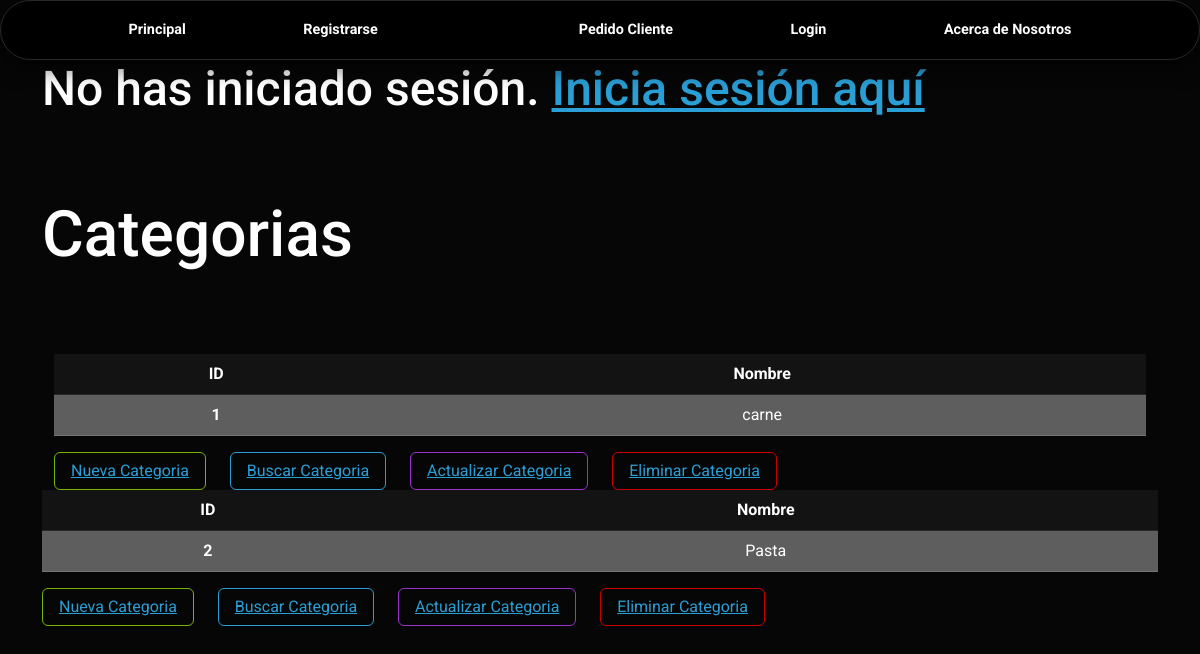
Page /categorias/ on the committed database.
### App/models.py (models this page shows, shortened)
class Categoria(models.Model):
    nombre = models.CharField(max_length=50)

### App/views.py (the view)
# urls.py: path('categorias/', views.mostrar_categoria, name='Categoria'),
def mostrar_categoria(request):
    categoria = Categoria.objects.all()
    context = {'categoria': categoria}
    return render(request, 'App/Categoria.html', context)

### App/templates/App/Categoria.html (shortened to what this page needs)
{% extends 'App/base.html' %}
{% load static %}
{% block codigoDinamico %}
<div class="container"transition-style="in:wipe:up">
    <h1> Categorias </h1> <br> <br> <br>
{% for categoria in categoria %}
    <div class="container"transition-style="in:wipe:up">
        <table class="table table-hover text-center">
            <tbody>
                <th scope="col">ID</th>
                <th scope="col">Nombre</th>
                <tr class="table-secondary text-center">
                    <th>  {{ categoria.id }}</th>
                    <td>  {{ categoria.nombre }}</td>
            </tbody>
        </table>
    </div>
    <div class="container">
        <button type="button" class="btn btn-outline-success">
            <a href="{% url 'Crear Categoria' %}">Nueva Categoria</a>
        </button> &nbsp; &nbsp;&nbsp;
        <button type="button" class="btn btn-outline-primary">
            <a href="{% url 'Buscar Categoria' %}">Buscar Categoria</a>
        </button> &nbsp; &nbsp;&nbsp;
        <button type="button" class="btn btn-outline-info">
            <a href="{% url 'Actualizar Categoria' categoria_id=categoria.id %}">Actualizar Categoria</a>
        </button> &nbsp; &nbsp;&nbsp;
        <button type="button" class="btn btn-outline-danger">
            <a href="{% url 'Eliminar Categoria' categoria_id=categoria.id %}">Eliminar Categoria</a>
        </button> &nbsp; &nbsp;&nbsp;
    </div>
</div>
{% endfor %}
{% endblock %}

### rows in the picture
Categoria: id "1", nombre "carne"
Categoria: id "2", nombre "Pasta"
